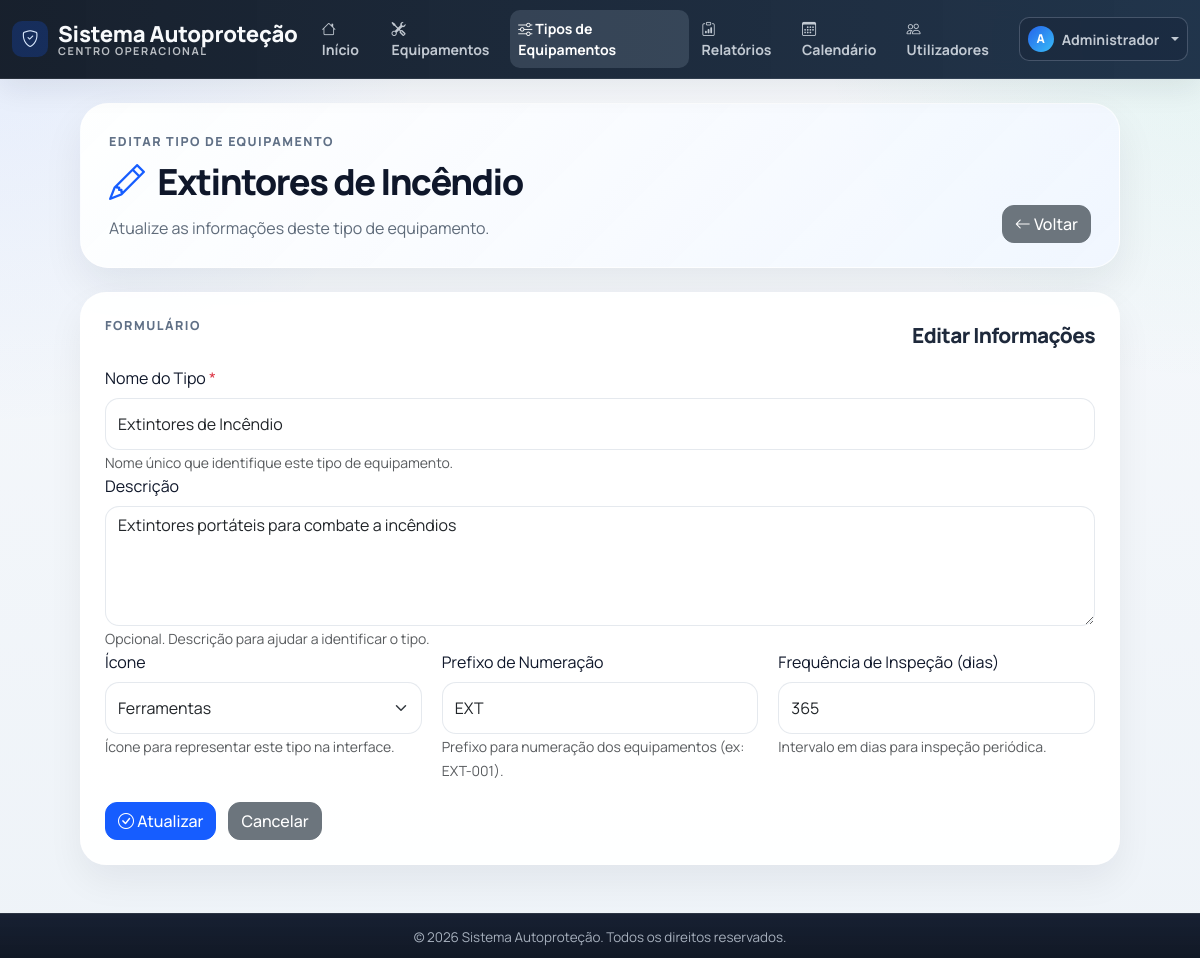
/index.php?controler=tipo_equipamento&acao=editar&id=1 (signed in), run on the app's committed database.
### tables this page shows
CREATE TABLE IF NOT EXISTS tipos_equipamentos (
    id INT AUTO_INCREMENT PRIMARY KEY,
    nome VARCHAR(100) NOT NULL,
    descricao TEXT,
    icone VARCHAR(50),
    prefixo_numeracao VARCHAR(20) COMMENT 'Prefixo para numeração dos equipamentos, ex: EXT, HID, LUM',
    proximo_numero INT DEFAULT 1 COMMENT 'Próximo número sequencial do tipo de equipamento',
    frequencia_inspecao INT COMMENT 'Frequência em dias',
    ativo BOOLEAN DEFAULT TRUE,
    data_criacao TIMESTAMP DEFAULT CURRENT_TIMESTAMP,
    UNIQUE KEY uk_tipo_nome (nome),
    INDEX idx_ativo (ativo)
);

### app/core/View.php (called while the page is built, shortened)
<?php
class View {
    public static function render($view, array $data = []) {
        $viewPath = APP_PATH . DIRECTORY_SEPARATOR . 'views' . DIRECTORY_SEPARATOR . str_replace('/', DIRECTORY_SEPARATOR, $view) . '.php';
        extract($data, EXTR_SKIP);
        require $viewPath;
        require APP_PATH . DIRECTORY_SEPARATOR . 'views' . DIRECTORY_SEPARATOR . 'layouts' . DIRECTORY_SEPARATOR . 'main.php';
    }
}

### app/core/Controller.php (called while the page is built, shortened)
<?php
abstract class Controller {
    protected function render($view, array $data = []) {
        View::render($view, $data);
    }
}

### app/controllers/TipoEquipamentoController.php (called while the page is built, shortened)
<?php
class TipoEquipamentoController extends Controller {
    private $tipoEquipamento;
    public function __construct() {
        $this->tipoEquipamento = new TipoEquipamento();
    }
    public function editar($id) {
        $tipo = $this->tipoEquipamento->getById($id);
        $this->render('tipos_equipamentos/editar', compact('tipo'));
    }
}

### app/core/Application.php (called while the page is built, shortened)
<?php
class Application {
    public function run() {
        $router = new Router();
        $route = $router->resolve($_GET);
        $this->dispatch($route);
    }
    private function registerAutoloader() {
        spl_autoload_register(function ($class) {
            $directories = [
                APP_PATH . DIRECTORY_SEPARATOR . 'core',
                APP_PATH . DIRECTORY_SEPARATOR . 'models',
                APP_PATH . DIRECTORY_SEPARATOR . 'controllers',
            ];
            foreach ($directories as $directory) {
                $file = $directory . DIRECTORY_SEPARATOR . $class . '.php';
                if (file_exists($file)) {
                    return;
                }
            }
        });
    }
    private function dispatch($route) {
        try {
            $controller = new $route['controller']();
            call_user_func_array([$controller, $route['action']], $route['params']);
        } catch (Throwable $exception) {
            $this->handleException($exception);
        }
    }
}

### public/index.php (called while the page is built)
<?php
require_once dirname(__DIR__) . DIRECTORY_SEPARATOR . 'app' . DIRECTORY_SEPARATOR . 'core' . DIRECTORY_SEPARATOR . 'Application.php';
$application = new Application();
$application->run();

### app/models/TipoEquipamento.php (called while the page is built, shortened)
<?php
class TipoEquipamento {
    private $db;
    private $table = 'tipos_equipamentos';
    public function __construct() {
        $this->db = new Database();
    }
    public function getById($id) {
        $id = (int)$id;
        $query = "SELECT * FROM {$this->table} WHERE id = {$id}";
        $resultado = $this->db->query($query);
        if ($resultado && $resultado->num_rows > 0) {
            return $resultado->fetch_assoc();
        }
        return null;
    }
}

### app/models/Database.php (called while the page is built, shortened)
<?php
class Database {
    private $conexao;
    private $host;
    private $port;
    private $user;
    private $password;
    private $dbname;
    public function __construct() {
        $config = require CONFIG_PATH . DIRECTORY_SEPARATOR . 'database.php';
        $this->host = $config['host'];
        $this->port = $config['port'] ?? 3306;
        $this->user = $config['user'];
        $this->password = $config['password'];
        $this->dbname = $config['dbname'];
    }
    private function conectar() {
        try {
            $connection = new mysqli(
                $this->host,
                $this->user,
                $this->password,
                $this->dbname,
                (int)$this->port
            );
            $connection->set_charset("utf8mb4");
            $this->conexao = $connection;
        } catch (Exception $e) {
            die('Erro de conexão com a base de dados: ' . $e->getMessage());
        }
    }
    public function query($query) {
        return $this->conexao->query($query);
    }
}

### app/views/tipos_equipamentos/editar.php (the view, shortened to what this page needs)
<?php
$tipo = $tipo ?? [];
$icones = [
    'bi-tools' => 'Ferramentas',
    'bi-shield-check' => 'Escudo',
    'bi-lightning-charge' => 'Eletricidade',
    'bi-droplet' => 'Água/Hidráulica',
    'bi-fire' => 'Fogo',
    'bi-door-closed' => 'Portas',
    'bi-sliders' => 'Controles',
    'bi-gear' => 'Engrenagens',
    'bi-box-seam' => 'Caixa',
    'bi-lamp' => 'Iluminação',
    'bi-badge-ad' => 'Sinalização',
    'bi-alarm' => 'Alarme'
];
?>
<section class="page-shell page-shell--narrow tipo-equipamento-editar-page">
    <header class="page-hero compact">
        <div>
            <span class="page-hero__eyebrow">Editar Tipo de Equipamento</span>
            <h1><i class="bi bi-pencil"></i> <?php echo htmlspecialchars($tipo['nome'] ?? '', ENT_QUOTES, 'UTF-8'); ?></h1>
            <p>Atualize as informações deste tipo de equipamento.</p>
        </div>
        <div class="page-hero__actions">
            <a href="index.php?controler=tipo_equipamento&acao=ver&id=<?php echo (int)$tipo['id']; ?>" class="btn btn-secondary">
                <i class="bi bi-arrow-left"></i>
                Voltar
            </a>
        </div>
    </header>
    <section class="panel-surface">
        <div class="panel-surface__header">
            <span class="panel-surface__eyebrow">Formulário</span>
            <h2>Editar Informações</h2>
        </div>
        <form method="POST" action="index.php?controler=tipo_equipamento&acao=atualizar&id=<?php echo (int)$tipo['id']; ?>" class="modern-form">
            <div class="form-group">
                <label for="nome" class="form-label">Nome do Tipo <span class="required">*</span></label>
                <input type="text" id="nome" name="nome" class="form-control"
                    value="<?php echo htmlspecialchars($tipo['nome'] ?? '', ENT_QUOTES, 'UTF-8'); ?>"
                    placeholder="Ex.: Extintores, Sprinklers, Portas corta-fogo" required>
                <small class="form-text">Nome único que identifique este tipo de equipamento.</small>
            </div>
            <div class="form-group">
                <label for="descricao" class="form-label">Descrição</label>
                <textarea id="descricao" name="descricao" class="form-control" rows="4"
                    placeholder="Descrição detalhada do tipo de equipamento..."><?php echo htmlspecialchars($tipo['descricao'] ?? '', ENT_QUOTES, 'UTF-8'); ?></textarea>
                <small class="form-text">Opcional. Descrição para ajudar a identificar o tipo.</small>
            </div>
            <div class="form-row">
                <div class="form-group" style="flex: 1;">
                    <label for="icone" class="form-label">Ícone</label>
                    <select id="icone" name="icone" class="form-select">
                        <?php foreach ($icones as $valor => $label): ?>
                            <option value="<?php echo htmlspecialchars($valor, ENT_QUOTES, 'UTF-8'); ?>"
                                <?php echo ($tipo['icone'] ?? 'bi-tools') === $valor ? 'selected' : ''; ?>>
                                <?php echo htmlspecialchars($label, ENT_QUOTES, 'UTF-8'); ?>
                            </option>
                        <?php endforeach; ?>
                    </select>
                    <small class="form-text">Ícone para representar este tipo na interface.</small>
                </div>
                <div class="form-group" style="flex: 1;">
                    <label for="prefixo_numeracao" class="form-label">Prefixo de Numeração</label>
                    <input type="text" id="prefixo_numeracao" name="prefixo_numeracao" class="form-control"
                        value="<?php echo htmlspecialchars($tipo['prefixo_numeracao'] ?? '', ENT_QUOTES, 'UTF-8'); ?>"
                        placeholder="Ex.: EXT, SPRK, POR" maxlength="20">
                    <small class="form-text">Prefixo para numeração dos equipamentos (ex: EXT-001).</small>
                </div>
                <div class="form-group" style="flex: 1;">
                    <label for="frequencia_inspecao" class="form-label">Frequência de Inspeção (dias)</label>
                    <input type="number" id="frequencia_inspecao" name="frequencia_inspecao" class="form-control"
                        value="<?php echo (int)($tipo['frequencia_inspecao'] ?? 0) > 0 ? (int)$tipo['frequencia_inspecao'] : ''; ?>"
                        placeholder="Ex.: 365" min="1">
                    <small class="form-text">Intervalo em dias para inspeção periódica.</small>
                </div>
            </div>
            <div style="display: flex; gap: 12px; margin-top: 20px;">
                <button type="submit" class="btn btn-primary">
                    <i class="bi bi-check-circle"></i>
                    Atualizar
                </button>
                <a href="index.php?controler=tipo_equipamento&acao=ver&id=<?php echo (int)$tipo['id']; ?>" class="btn btn-secondary">
                    Cancelar
                </a>
            </div>
        </form>
    </section>
</section>

### public/css/style.css (style rules this page uses)
:root { --color-primary: #165dff; --color-secondary: #6c757d; --color-success: #198754; --color-danger: #dc3545; --color-warning: #ffc107; --color-info: #0dcaf0; --surface-0: #f4f7fb; --surface-1: #ffffff; --surface-2: #eef3fb; --text-strong: #0f172a; --text-soft: #5f6b7a; --stroke-soft: rgba(22, 93, 255, 0.08); }
body { background: radial-gradient(circle at top left, rgba(22, 93, 255, 0.08), transparent 28%), radial-gradient(circle at top right, rgba(16, 185, 129, 0.08), transparent 25%), linear-gradient(180deg, #f7f9fc 0%, #eef3f8 100%); color: var(--text-strong); font-family: 'Manrope', 'Segoe UI', Tahoma, Geneva, Verdana, sans-serif; }
.btn { border-radius: 12px; font-weight: 500; transition: all .2s; }
.btn-primary { background-color: var(--color-primary); border-color: var(--color-primary); }
h1 { color: var(--text-strong); font-weight: 700; margin-bottom: 30px; border-bottom: none; padding-bottom: 0; }
h2 { color: #1e293b; font-weight: 600; }
.page-shell { display: grid; gap: 24px; }
.page-shell--narrow { max-width: 1040px; margin: 0 auto; }
.page-hero { display: flex; align-items: flex-end; justify-content: space-between; gap: 20px; padding: 28px 30px; border-radius: 28px; background: linear-gradient(135deg, rgba(255, 255, 255, 0.95), rgba(240, 246, 255, 0.9)); border: 1px solid rgba(255, 255, 255, 0.7); box-shadow: 0 18px 40px rgba(15, 23, 42, 0.07); }
.page-hero.compact { padding: 24px 28px; }
.page-hero h1 { margin: 8px 0 12px; font-size: clamp(1.9rem, 3vw, 2.8rem); font-weight: 800; letter-spacing: -0.04em; }
.page-hero h1 i { color: #165dff; margin-right: 8px; }
.page-hero p { margin: 0; max-width: 700px; color: var(--text-soft); line-height: 1.7; }
.page-hero__eyebrow, .panel-surface__eyebrow { display: inline-block; font-size: 0.78rem; font-weight: 800; letter-spacing: 0.12em; text-transform: uppercase; color: #607086; }
.page-hero__actions { display: flex; flex-wrap: wrap; gap: 12px; }
.panel-surface { padding: 24px; border-radius: 26px; background: rgba(255, 255, 255, 0.94); border: 1px solid rgba(255, 255, 255, 0.72); box-shadow: 0 16px 36px rgba(15, 23, 42, 0.06); }
.panel-surface__header { display: flex; align-items: flex-start; justify-content: space-between; gap: 14px; margin-bottom: 18px; }
.panel-surface__header h2 { margin: 6px 0 0; font-size: 1.3rem; font-weight: 800; letter-spacing: -0.03em; }
.modern-form .form-control, .modern-form .form-select { min-height: 52px; border-radius: 14px; border: 1px solid rgba(148, 163, 184, 0.24); box-shadow: none; }
.modern-form textarea.form-control { min-height: 120px; }

### app/views/tipos_equipamentos/editar.php (style rules this page uses)
.required { color: #dc3545; }
.form-row { display: grid; grid-template-columns: repeat(auto-fit, minmax(150px, 1fr)); gap: 20px; }

### data on the page
tipos_equipamentos: nome "Extintores de Incêndio", descricao "Extintores portáteis para combate a incêndios", icone "Ferramentas", prefixo_numeracao "EXT", frequencia_inspecao "365"

### other printed values
APP_NAME "Sistema Autoproteção"
$inicialUtilizador "A"
$nomeUtilizador "Administrador"
